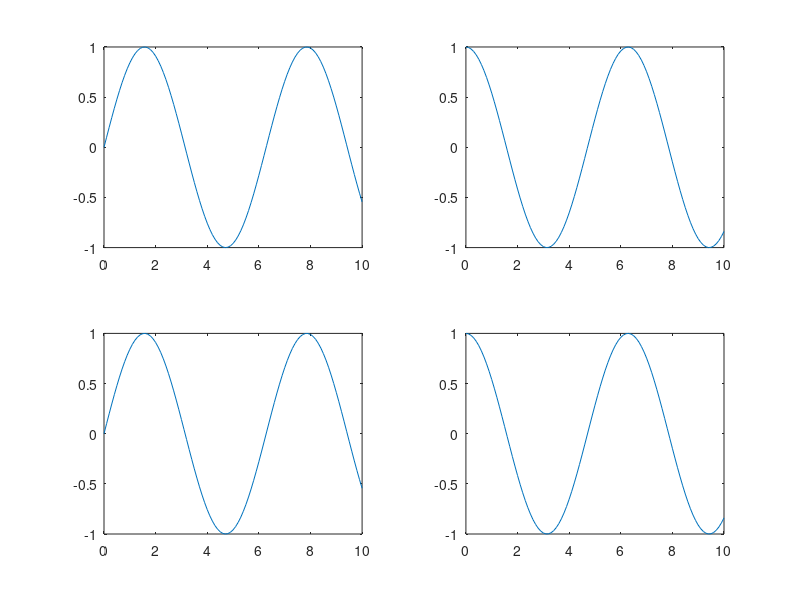

The MATLAB source for this figure:

x=(0:0.1:10);

seno_x=sin(x);
coseno_x=cos(x);



grafica01=subplot(2,2,1);

plot(x,seno_x);



grafica02=subplot(2,2,2);

plot(x,coseno_x);




grafica03=subplot(2,2,3);

plot(x,seno_x);



grafica04=subplot(2,2,4);

plot(x,coseno_x);